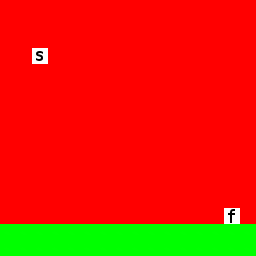

Rendered tile map (Tiled .tmx) drawn with the repository's tilesets; below, a short description and the full map source, tile grids included:
An orthogonal 16x16 tile map with 16x16 px tiles, 1 tile layer (map).

<map version="1.0" orientation="orthogonal" width="16" height="16" tilewidth="16" tileheight="16">
 <tileset firstgid="1" name="tileset" tilewidth="16" tileheight="16">
  <image source="img/tileset.png" width="64" height="32" />
  <tile id="0">
   <properties>
    <property name="red" value="" />
   </properties>
  </tile>
  <tile id="1">
   <properties>
    <property name="green" value="" />
   </properties>
  </tile>
  <tile id="2">
   <properties>
    <property name="blue" value="" />
   </properties>
  </tile>
  <tile id="3">
   <properties>
    <property name="gray" value="" />
   </properties>
  </tile>
  <tile id="4">
   <properties>
    <property name="start" value="" />
   </properties>
  </tile>
  <tile id="5">
   <properties>
    <property name="finish" value="" />
   </properties>
  </tile>
  <tile id="6">
   <properties>
    <property name="dark_gray" value="" />
   </properties>
  </tile>
  <tile id="7">
   <properties>
    <property name="start" value="" />
   </properties>
  </tile>
 </tileset>
 <layer name="map" width="16" height="16">
  <data>
   <tile gid="1" />
   <tile gid="1" />
   <tile gid="1" />
   <tile gid="1" />
   <tile gid="1" />
   <tile gid="1" />
   <tile gid="1" />
   <tile gid="1" />
   <tile gid="1" />
   <tile gid="1" />
   <tile gid="1" />
   <tile gid="1" />
   <tile gid="1" />
   <tile gid="1" />
   <tile gid="1" />
   <tile gid="1" />
   <tile gid="1" />
   <tile gid="1" />
   <tile gid="1" />
   <tile gid="1" />
   <tile gid="1" />
   <tile gid="1" />
   <tile gid="1" />
   <tile gid="1" />
   <tile gid="1" />
   <tile gid="1" />
   <tile gid="1" />
   <tile gid="1" />
   <tile gid="1" />
   <tile gid="1" />
   <tile gid="1" />
   <tile gid="1" />
   <tile gid="1" />
   <tile gid="1" />
   <tile gid="1" />
   <tile gid="1" />
   <tile gid="1" />
   <tile gid="1" />
   <tile gid="1" />
   <tile gid="1" />
   <tile gid="1" />
   <tile gid="1" />
   <tile gid="1" />
   <tile gid="1" />
   <tile gid="1" />
   <tile gid="1" />
   <tile gid="1" />
   <tile gid="1" />
   <tile gid="1" />
   <tile gid="1" />
   <tile gid="5" />
   <tile gid="1" />
   <tile gid="1" />
   <tile gid="1" />
   <tile gid="1" />
   <tile gid="1" />
   <tile gid="1" />
   <tile gid="1" />
   <tile gid="1" />
   <tile gid="1" />
   <tile gid="1" />
   <tile gid="1" />
   <tile gid="1" />
   <tile gid="1" />
   <tile gid="1" />
   <tile gid="1" />
   <tile gid="1" />
   <tile gid="1" />
   <tile gid="1" />
   <tile gid="1" />
   <tile gid="1" />
   <tile gid="1" />
   <tile gid="1" />
   <tile gid="1" />
   <tile gid="1" />
   <tile gid="1" />
   <tile gid="1" />
   <tile gid="1" />
   <tile gid="1" />
   <tile gid="1" />
   <tile gid="1" />
   <tile gid="1" />
   <tile gid="1" />
   <tile gid="1" />
   <tile gid="1" />
   <tile gid="1" />
   <tile gid="1" />
   <tile gid="1" />
   <tile gid="1" />
   <tile gid="1" />
   <tile gid="1" />
   <tile gid="1" />
   <tile gid="1" />
   <tile gid="1" />
   <tile gid="1" />
   <tile gid="1" />
   <tile gid="1" />
   <tile gid="1" />
   <tile gid="1" />
   <tile gid="1" />
   <tile gid="1" />
   <tile gid="1" />
   <tile gid="1" />
   <tile gid="1" />
   <tile gid="1" />
   <tile gid="1" />
   <tile gid="1" />
   <tile gid="1" />
   <tile gid="1" />
   <tile gid="1" />
   <tile gid="1" />
   <tile gid="1" />
   <tile gid="1" />
   <tile gid="1" />
   <tile gid="1" />
   <tile gid="1" />
   <tile gid="1" />
   <tile gid="1" />
   <tile gid="1" />
   <tile gid="1" />
   <tile gid="1" />
   <tile gid="1" />
   <tile gid="1" />
   <tile gid="1" />
   <tile gid="1" />
   <tile gid="1" />
   <tile gid="1" />
   <tile gid="1" />
   <tile gid="1" />
   <tile gid="1" />
   <tile gid="1" />
   <tile gid="1" />
   <tile gid="1" />
   <tile gid="1" />
   <tile gid="1" />
   <tile gid="1" />
   <tile gid="1" />
   <tile gid="1" />
   <tile gid="1" />
   <tile gid="1" />
   <tile gid="1" />
   <tile gid="1" />
   <tile gid="1" />
   <tile gid="1" />
   <tile gid="1" />
   <tile gid="1" />
   <tile gid="1" />
   <tile gid="1" />
   <tile gid="1" />
   <tile gid="1" />
   <tile gid="1" />
   <tile gid="1" />
   <tile gid="1" />
   <tile gid="1" />
   <tile gid="1" />
   <tile gid="1" />
   <tile gid="1" />
   <tile gid="1" />
   <tile gid="1" />
   <tile gid="1" />
   <tile gid="1" />
   <tile gid="1" />
   <tile gid="1" />
   <tile gid="1" />
   <tile gid="1" />
   <tile gid="1" />
   <tile gid="1" />
   <tile gid="1" />
   <tile gid="1" />
   <tile gid="1" />
   <tile gid="1" />
   <tile gid="1" />
   <tile gid="1" />
   <tile gid="1" />
   <tile gid="1" />
   <tile gid="1" />
   <tile gid="1" />
   <tile gid="1" />
   <tile gid="1" />
   <tile gid="1" />
   <tile gid="1" />
   <tile gid="1" />
   <tile gid="1" />
   <tile gid="1" />
   <tile gid="1" />
   <tile gid="1" />
   <tile gid="1" />
   <tile gid="1" />
   <tile gid="1" />
   <tile gid="1" />
   <tile gid="1" />
   <tile gid="1" />
   <tile gid="1" />
   <tile gid="1" />
   <tile gid="1" />
   <tile gid="1" />
   <tile gid="1" />
   <tile gid="1" />
   <tile gid="1" />
   <tile gid="1" />
   <tile gid="1" />
   <tile gid="1" />
   <tile gid="1" />
   <tile gid="1" />
   <tile gid="1" />
   <tile gid="1" />
   <tile gid="1" />
   <tile gid="1" />
   <tile gid="1" />
   <tile gid="1" />
   <tile gid="1" />
   <tile gid="1" />
   <tile gid="1" />
   <tile gid="1" />
   <tile gid="1" />
   <tile gid="1" />
   <tile gid="1" />
   <tile gid="1" />
   <tile gid="1" />
   <tile gid="1" />
   <tile gid="1" />
   <tile gid="1" />
   <tile gid="6" />
   <tile gid="1" />
   <tile gid="2" />
   <tile gid="2" />
   <tile gid="2" />
   <tile gid="2" />
   <tile gid="2" />
   <tile gid="2" />
   <tile gid="2" />
   <tile gid="2" />
   <tile gid="2" />
   <tile gid="2" />
   <tile gid="2" />
   <tile gid="2" />
   <tile gid="2" />
   <tile gid="2" />
   <tile gid="2" />
   <tile gid="2" />
   <tile gid="2" />
   <tile gid="2" />
   <tile gid="2" />
   <tile gid="2" />
   <tile gid="2" />
   <tile gid="2" />
   <tile gid="2" />
   <tile gid="2" />
   <tile gid="2" />
   <tile gid="2" />
   <tile gid="2" />
   <tile gid="2" />
   <tile gid="2" />
   <tile gid="2" />
   <tile gid="2" />
   <tile gid="2" />
  </data>
 </layer>
</map>
